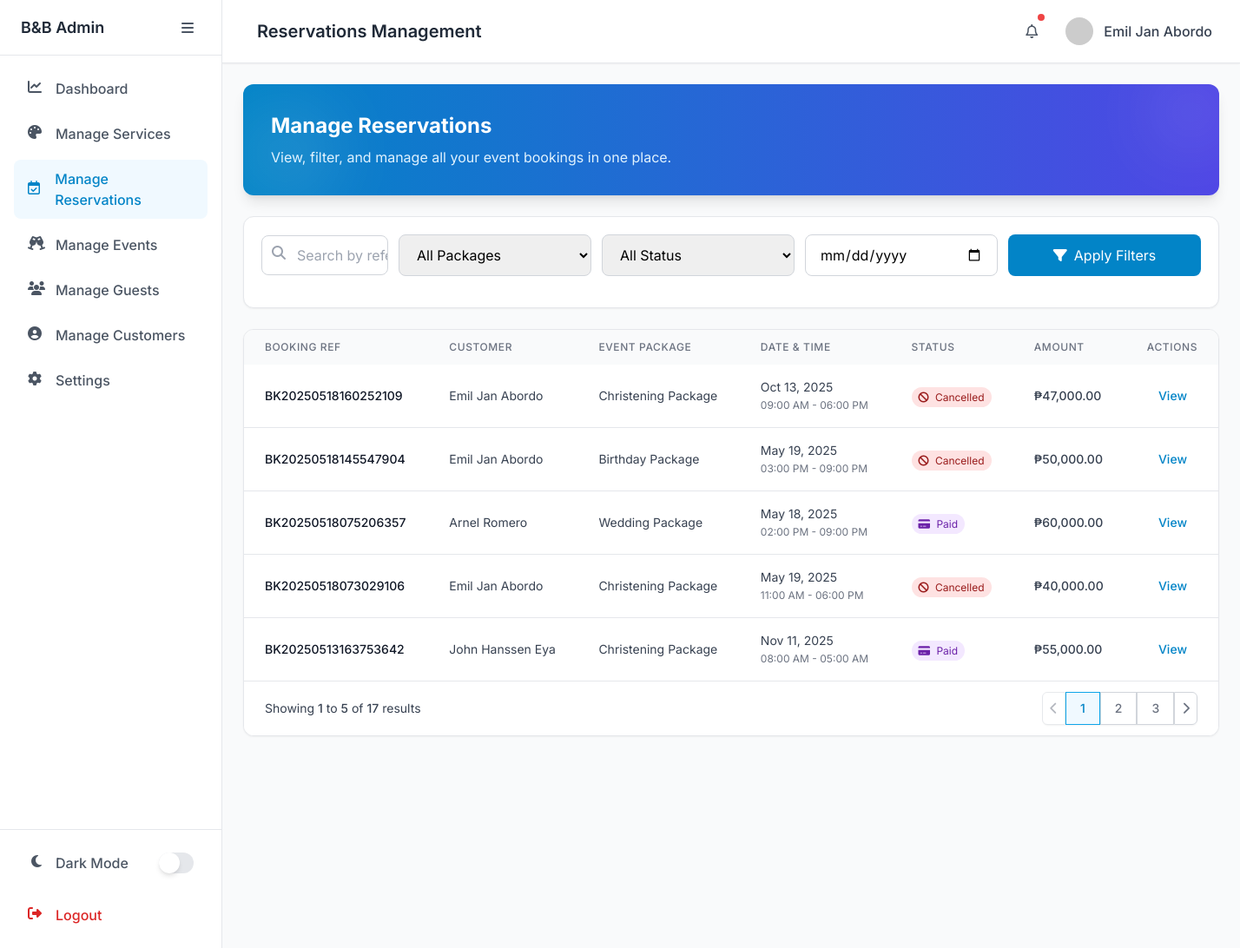
/admin/reservations.php (signed in), run on the app's committed database.
### tables this page shows
CREATE TABLE `bookings` (
  `id` int(11) NOT NULL,
  `user_id` int(11) NOT NULL,
  `booking_reference` varchar(20) NOT NULL,
  `event_date` date NOT NULL,
  `event_start_time` time DEFAULT NULL,
  `event_end_time` time DEFAULT NULL,
  `package_name` varchar(100) NOT NULL,
  `theme_name` varchar(100) NOT NULL,
  `total_amount` decimal(10,2) NOT NULL,
  `special_requests` text DEFAULT NULL,
  `status` enum('pending','confirmed','cancelled','completed') NOT NULL DEFAULT 'pending',
  `payment_status` enum('unpaid','partially_paid','paid') NOT NULL DEFAULT 'unpaid',
  `created_at` timestamp NOT NULL DEFAULT current_timestamp(),
  `updated_at` timestamp NULL DEFAULT NULL ON UPDATE current_timestamp()
);

CREATE TABLE `users` (
  `id` int(11) NOT NULL,
  `name` varchar(100) NOT NULL,
  `email` varchar(100) NOT NULL,
  `phone` varchar(15) NOT NULL,
  `birthday` date NOT NULL,
  `password` varchar(255) NOT NULL,
  `created_at` timestamp NOT NULL DEFAULT current_timestamp()
);

### admin/reservations.php (the view, shortened to what the rows shown need)
<?php
include_once '../db/update_event_status.php';
$resetSql = "UPDATE bookings
             SET status = 'confirmed', updated_at = NOW()
             WHERE status = 'completed'
             AND (
                 (event_date > CURDATE())
                 OR
                 (event_date = CURDATE() AND event_end_time > CURTIME())
                 OR
                 payment_status NOT IN ('paid', 'partially_paid')
             )";
$conn->query($resetSql);
$items_per_page = 5;
$page = isset($_GET['page']) ? (int)$_GET['page'] : 1;
$offset = ($page - 1) * $items_per_page;
$where_conditions = ["1=1"];
$where_clause = "WHERE " . implode(" AND ", $where_conditions);
$sql = "SELECT b.*,
        b.status as booking_status,
        u.name as customer_name,
        u.email as customer_email,
        (SELECT COUNT(*) FROM guests bg WHERE bg.booking_id = b.id) as guest_count,
        (SELECT COALESCE(SUM(
            CASE
                WHEN bs.service_price > 0 THEN bs.service_price
                ELSE (
                    SELECT CAST(REPLACE(REPLACE(si.price_range, '₱', ''), ',', '') AS DECIMAL(10,2))
                    FROM service_items si
                    JOIN services s ON si.service_id = s.id
                    WHERE LOWER(s.name) = LOWER(bs.service_name)
                    LIMIT 1
                )
            END
        ), 0) FROM booking_services bs WHERE bs.booking_id = b.id) as services_total,
        b.total_amount,
        b.event_start_time,
        b.event_end_time,
        b.payment_status
        FROM bookings b
        LEFT JOIN users u ON b.user_id = u.id
        $where_clause
        ORDER BY b.created_at DESC
        LIMIT $offset, $items_per_page";
$result = $conn->query($sql);
?>
<!DOCTYPE html>
<html lang="en" class="light">
<head>
    <script src="https://cdn.tailwindcss.com"></script>
    <link rel="stylesheet" href="https://cdnjs.cloudflare.com/ajax/libs/font-awesome/6.4.0/css/all.min.css">
</head>
<body class="bg-gray-50 dark:bg-slate-900 font-sans">
    <div class="flex min-h-screen">
        <main class="flex-1 ml-64" id="mainContent">
            <nav class="bg-white dark:bg-slate-800 border-b border-gray-200 dark:border-slate-700 px-6 py-3 sticky top-0 z-20 shadow-sm">
                <div class="flex justify-between items-center">
                    <div class="flex items-center space-x-4">
                        <h2 class="text-xl font-semibold text-gray-800 dark:text-white">Reservations Management</h2>
                    </div>
                </div>
            </nav>
            <div class="p-6 bg-gray-50 dark:bg-slate-900 min-h-screen">
                <div class="bg-gradient-to-r from-primary-600 to-indigo-600 rounded-xl shadow-lg mb-6 overflow-hidden">
                    <div class="relative p-8">
                        <div class="relative z-10">
                            <h2 class="text-2xl font-bold text-white mb-2">Manage Reservations</h2>
                        </div>
                    </div>
                </div>
                <div class="bg-white dark:bg-slate-800 rounded-xl shadow-sm border border-gray-200 dark:border-slate-700 overflow-hidden">
                    <div class="overflow-x-auto">
                        <table class="w-full">
                            <thead class="bg-gray-50 dark:bg-slate-700/50">
                                <tr>
                                    <th class="px-6 py-3 text-left text-xs font-medium text-gray-500 dark:text-gray-400 uppercase tracking-wider">Booking Ref</th>
                                    <th class="px-6 py-3 text-left text-xs font-medium text-gray-500 dark:text-gray-400 uppercase tracking-wider">Customer</th>
                                    <th class="px-6 py-3 text-left text-xs font-medium text-gray-500 dark:text-gray-400 uppercase tracking-wider">Event Package</th>
                                    <th class="px-6 py-3 text-left text-xs font-medium text-gray-500 dark:text-gray-400 uppercase tracking-wider">Date & Time</th>
                                    <th class="px-6 py-3 text-left text-xs font-medium text-gray-500 dark:text-gray-400 uppercase tracking-wider">Status</th>
                                    <th class="px-6 py-3 text-left text-xs font-medium text-gray-500 dark:text-gray-400 uppercase tracking-wider">Amount</th>
                                    <th class="px-6 py-3 text-right text-xs font-medium text-gray-500 dark:text-gray-400 uppercase tracking-wider">Actions</th>
                                </tr>
                            </thead>
                            <tbody class="divide-y divide-gray-200 dark:divide-slate-700">
                                <?php if ($result->num_rows > 0): ?>
                                    <?php while($booking = $result->fetch_assoc()): ?>
                                        <tr class="hover:bg-gray-50 dark:hover:bg-slate-700/25 transition-smooth">
                                            <td class="px-6 py-4 whitespace-nowrap text-sm font-medium text-gray-900 dark:text-white">
                                                <?php echo htmlspecialchars($booking['booking_reference']); ?>
                                            </td>
                                            <td class="px-6 py-4 whitespace-nowrap text-sm text-gray-700 dark:text-gray-300">
                                                <?php echo htmlspecialchars($booking['customer_name']); ?>
                                            </td>
                                            <td class="px-6 py-4 whitespace-nowrap text-sm text-gray-700 dark:text-gray-300">
                                                <?php echo ucwords(strtolower(htmlspecialchars($booking['package_name']))); ?>
                                            </td>
                                            <td class="px-6 py-4 whitespace-nowrap text-sm text-gray-700 dark:text-gray-300">
                                                <?php
                                                echo date('M d, Y', strtotime($booking['event_date'])) . '<br>' .
                                                     '<span class="text-xs text-gray-500 dark:text-gray-400">' .
                                                     date('h:i A', strtotime($booking['event_start_time'])) . ' - ' .
                                                     date('h:i A', strtotime($booking['event_end_time'])) .
                                                     '</span>';
                                                ?>
                                            </td>
                                            <td class="px-6 py-4 whitespace-nowrap">
                                                <span class="px-2 py-1 text-xs rounded-full
                                                    <?php
                                                    if ($booking['booking_status'] === 'cancelled') {
                                                        echo 'bg-red-100 dark:bg-red-900/30 text-red-800 dark:text-red-300';
                                                    } elseif ($booking['booking_status'] === 'completed') {
                                                        echo 'bg-emerald-100 dark:bg-emerald-900/30 text-emerald-800 dark:text-emerald-300';
                                                    } elseif ($booking['booking_status'] === 'confirmed' && $booking['payment_status'] !== 'paid') {
                                                        echo 'bg-green-100 dark:bg-green-900/30 text-green-800 dark:text-green-300';
                                                    } elseif (($booking['booking_status'] === 'confirmed' || $booking['booking_status'] === 'pending') && $booking['payment_status'] === 'paid') {
                                                        echo 'bg-purple-100 dark:bg-purple-900/30 text-purple-800 dark:text-purple-300';
                                                    } else {
                                                        echo 'bg-yellow-100 dark:bg-yellow-900/30 text-yellow-800 dark:text-yellow-300';
                                                    }
                                                    ?>">
                                                    <?php
                                                    if ($booking['booking_status'] === 'cancelled') {
                                                        echo '<i class="fas fa-ban mr-1"></i> Cancelled';
                                                    } elseif ($booking['booking_status'] === 'completed') {
                                                        echo '<i class="fas fa-flag-checkered mr-1" style="color: #0e9f6e;"></i> Completed';
                                                    } elseif ($booking['booking_status'] === 'confirmed' && $booking['payment_status'] !== 'paid') {
                                                        echo '<i class="fas fa-check-circle mr-1"></i> Confirmed';
                                                    } elseif (($booking['booking_status'] === 'confirmed' || $booking['booking_status'] === 'pending') && $booking['payment_status'] === 'paid') {
                                                        echo '<i class="fas fa-credit-card mr-1"></i> Paid';
                                                    } else {
                                                        echo '<i class="fas fa-clock mr-1"></i> Pending';
                                                    }
                                                    ?>
                                                </span>
                                            </td>
                                            <td class="px-6 py-4 whitespace-nowrap text-sm font-medium text-gray-700 dark:text-gray-300">
                                                ₱<?php
                                                $total = $booking['total_amount'] + $booking['services_total'];
                                                echo number_format($total, 2, '.', ',');
                                                ?>
                                            </td>
                                            <td class="px-6 py-4 whitespace-nowrap text-right text-sm font-medium">
                                                <button onclick="viewBooking('<?php echo $booking['id']; ?>')"
                                                        class="text-primary-600 dark:text-primary-400 hover:text-primary-800 dark:hover:text-primary-300 mr-3 transition-smooth">
                                                    View
                                                </button>
                                            </td>
                                        </tr>
                                    <?php endwhile; ?>
                                <?php endif; ?>
                            </tbody>
                        </table>
                    </div>
                </div>
            </div>
        </main>
    </div>
</body>
</html>

### data on the page
bookings: booking_reference "BK20250518160252109", user.name "Emil Jan Abordo", package_name "Christening Package", event_date "Oct 13, 2025", event_start_time "09:00 AM", event_end_time "06:00 PM", status "cancelled" (drawn), total "47,000.00"
bookings: booking_reference "BK20250518145547904", user.name "Emil Jan Abordo", package_name "Birthday Package", event_date "May 19, 2025", event_start_time "03:00 PM", event_end_time "09:00 PM", status "cancelled" (drawn), total "50,000.00"
bookings: booking_reference "BK20250518075206357", user.name "Arnel Romero", package_name "Wedding Package", event_date "May 18, 2025", event_start_time "02:00 PM", event_end_time "09:00 PM", status "confirmed" (drawn), total "60,000.00"
bookings: booking_reference "BK20250518073029106", user.name "Emil Jan Abordo", package_name "Christening Package", event_date "May 19, 2025", event_start_time "11:00 AM", event_end_time "06:00 PM", status "cancelled" (drawn), total "40,000.00"
bookings: booking_reference "BK20250513163753642", user.name "John Hanssen Eya", package_name "Christening Package", event_date "Nov 11, 2025", event_start_time "08:00 AM", event_end_time "05:00 AM", status "confirmed" (drawn), total "55,000.00"

### other printed values
$username "Emil Jan Abordo"
$offset + 1 "1"
min($offset + $items_per_page, $total_records) "5"
$total_records "17"
